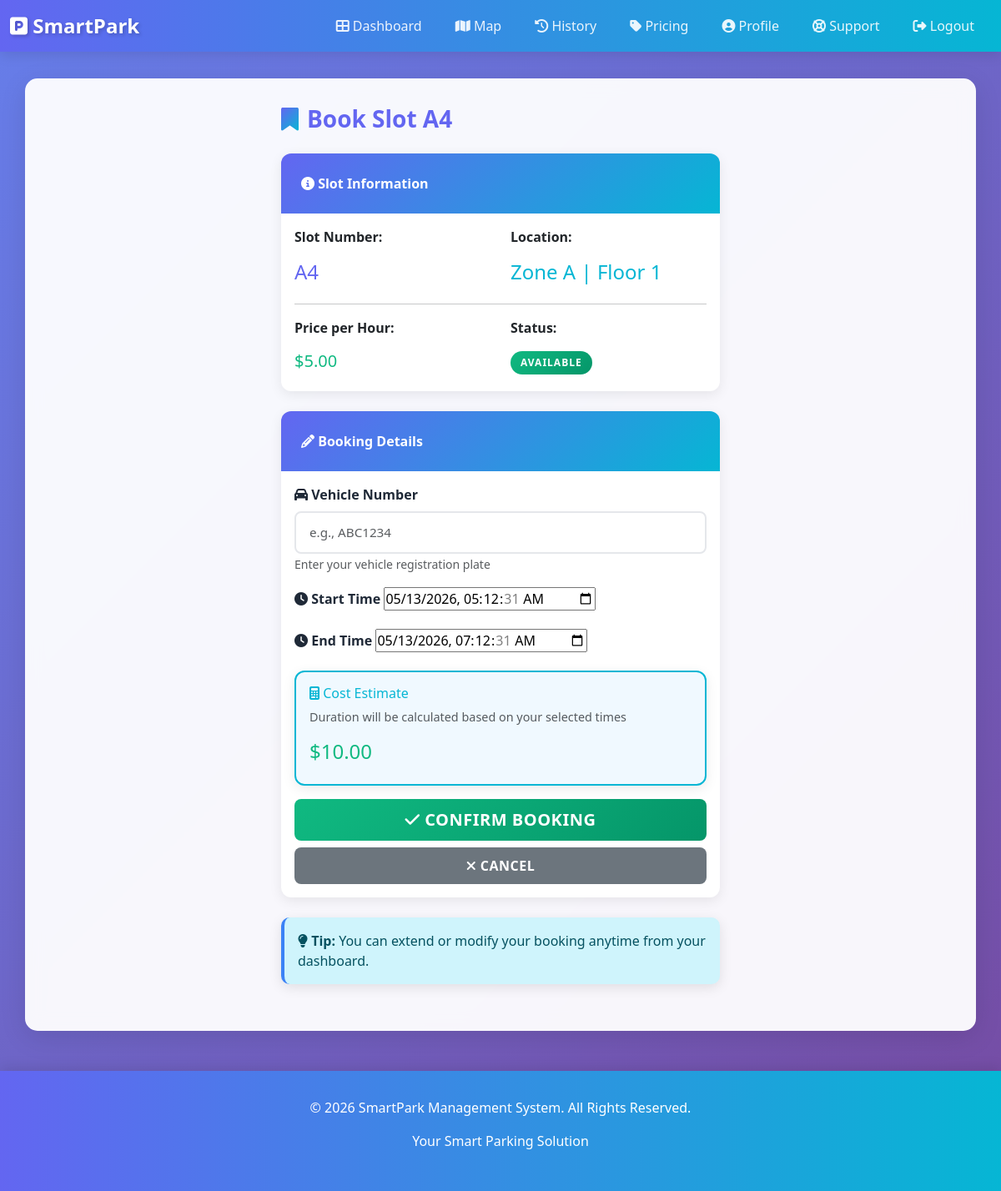
The page /book/4/ (signed in) on the database its author committed.
### parking_app/models.py (models this page shows, shortened)
class ParkingSlot(models.Model):
    ZONE_CHOICES = [
        ('A', 'Zone A'),
        ('B', 'Zone B'),
        ('C', 'Zone C'),
        ('D', 'Zone D'),
    ]
    slot_number = models.CharField(max_length=10, unique=True)
    zone = models.CharField(max_length=1, choices=ZONE_CHOICES, default='A')
    is_available = models.BooleanField(default=True)
    floor = models.IntegerField(default=1)
    price_per_hour = models.DecimalField(max_digits=5, decimal_places=2, default=5.00)
    created_at = models.DateTimeField(auto_now_add=True)
    class Meta:
        ordering = ['zone', 'floor', 'slot_number']

### parking_app/views.py (the view)
# urls.py: path('book/<int:slot_id>/', views.book_slot, name='book_slot'),
@login_required
def book_slot(request, slot_id):
    slot = get_object_or_404(ParkingSlot, id=slot_id)
    if not slot.is_available:
        messages.error(request, "Slot is not available.")
        return redirect('dashboard')
    if request.method == 'POST':
        form = BookingForm(request.POST)
        if form.is_valid():
            booking = form.save(commit=False)
            booking.user = request.user
            booking.slot = slot
            booking.status = 'active'
            hours = (booking.end_time - booking.start_time).total_seconds() / 3600
            booking.amount_paid = float(slot.price_per_hour) * max(1, hours)
            booking.save()
            slot.is_available = False
            slot.save()
            messages.success(request, f"Slot {slot.slot_number} booked successfully!")
            return redirect('booking_detail', booking_id=booking.id)
    else:
        form = BookingForm()
        form.fields['start_time'].initial = timezone.now()
        form.fields['end_time'].initial = timezone.now() + timedelta(hours=2)
    return render(request, 'booking.html', {'slot': slot, 'form': form})

### parking_app/views.py
class BookingForm(forms.ModelForm):
    class Meta:
        model = Booking
        fields = ['vehicle_number', 'start_time', 'end_time']
        widgets = {
            'start_time': forms.DateTimeInput(attrs={'type': 'datetime-local'}),
            'end_time': forms.DateTimeInput(attrs={'type': 'datetime-local'}),
        }

### templates/booking.html (shortened to what this page needs)
{% extends 'base.html' %}
{% block content %}
<div class="row justify-content-center">
    <div class="col-lg-6">
        <h2 class="section-title mb-4">
            <i class="fas fa-bookmark"></i> Book Slot {{ slot.slot_number }}
        </h2>
        <div class="card mb-4">
            <div class="card-header">
                <i class="fas fa-info-circle"></i> Slot Information
            </div>
            <div class="card-body">
                <div class="row">
                    <div class="col-md-6">
                        <p><strong>Slot Number:</strong></p>
                        <h4 style="color: #6366f1;">{{ slot.slot_number }}</h4>
                    </div>
                    <div class="col-md-6">
                        <p><strong>Location:</strong></p>
                        <h4 style="color: #06b6d4;">Zone {{ slot.zone }} | Floor {{ slot.floor }}</h4>
                    </div>
                </div>
                <hr>
                <div class="row">
                    <div class="col-md-6">
                        <p><strong>Price per Hour:</strong></p>
                        <h5 style="color: #10b981;">${{ slot.price_per_hour }}</h5>
                    </div>
                    <div class="col-md-6">
                        <p><strong>Status:</strong></p>
                        <span class="badge badge-success">AVAILABLE</span>
                    </div>
                </div>
            </div>
        </div>
        <div class="card">
            <div class="card-header">
                <i class="fas fa-pencil"></i> Booking Details
            </div>
            <div class="card-body">
                <form method="post">
                    <div class="mb-3">
                        <label for="vehicle_number" class="form-label">
                            <i class="fas fa-car"></i> Vehicle Number
                        </label>
                        <input type="text" class="form-control" id="vehicle_number" name="vehicle_number"
                               placeholder="e.g., ABC1234" required maxlength="20">
                        <small class="text-muted">Enter your vehicle registration plate</small>
                    </div>
                    <div class="mb-3">
                        <label for="start_time" class="form-label">
                            <i class="fas fa-clock"></i> Start Time
                        </label>
                        {{ form.start_time }}
                    </div>
                    <div class="mb-3">
                        <label for="end_time" class="form-label">
                            <i class="fas fa-clock"></i> End Time
                        </label>
                        {{ form.end_time }}
                    </div>
                    <div class="card mb-3" style="background: #f0f9ff; border: 2px solid #06b6d4;">
                        <div class="card-body">
                            <h6 style="color: #06b6d4;"><i class="fas fa-calculator"></i> Cost Estimate</h6>
                            <p class="text-muted" style="font-size: 0.9rem;">Duration will be calculated based on your selected times</p>
                            <h4 id="estimated_cost" style="color: #10b981;">Calculating...</h4>
                        </div>
                    </div>
                    <div class="d-grid gap-2">
                        <button type="submit" class="btn btn-success btn-lg">
                            <i class="fas fa-check"></i> Confirm Booking
                        </button>
                        <a href="{% url 'dashboard' %}" class="btn btn-secondary">
                            <i class="fas fa-times"></i> Cancel
                        </a>
                    </div>
                </form>
            </div>
        </div>
        <div class="alert alert-info mt-4" style="border-left: 4px solid #3b82f6;">
            <i class="fas fa-lightbulb"></i>
            <strong>Tip:</strong> You can extend or modify your booking anytime from your dashboard.
        </div>
    </div>
</div>
{% endblock %}

### templates/base.html (style rules this page uses)
:root { --primary: #6366f1; --secondary: #06b6d4; --success: #10b981; --danger: #ef4444; --warning: #f59e0b; --info: #3b82f6; --dark: #1f2937; --light: #f3f4f6; }
* { margin: 0; padding: 0; box-sizing: border-box; }
body { font-family: 'Segoe UI', Tahoma, Geneva, Verdana, sans-serif; background: linear-gradient(135deg, #667eea 0%, #764ba2 100%); min-height: 100vh; background-attachment: fixed; }
.alert { border: none; border-radius: 10px; margin-bottom: 1.5rem; box-shadow: 0 4px 15px rgba(0,0,0,0.1); }
.btn { border: none; border-radius: 8px; font-weight: 600; padding: 10px 24px; transition: all 0.3s ease; text-transform: uppercase; letter-spacing: 0.5px; }
.btn-success { background: linear-gradient(135deg, #10b981 0%, #059669 100%); }
.card { border: none; border-radius: 12px; box-shadow: 0 4px 15px rgba(0,0,0,0.08); transition: all 0.3s ease; overflow: hidden; background: white; }
.card-header { background: linear-gradient(135deg, var(--primary) 0%, var(--secondary) 100%); color: white; border: none; font-weight: 600; padding: 1.5rem; }
.badge { padding: 8px 12px; border-radius: 20px; font-weight: 600; text-transform: uppercase; font-size: 0.75rem; letter-spacing: 1px; }
.badge-success { background: linear-gradient(135deg, #10b981 0%, #059669 100%); color: white; }
.form-control, .form-select { border-radius: 8px; border: 2px solid #e5e7eb; padding: 12px 16px; transition: all 0.3s ease; font-size: 0.95rem; }
.form-label { font-weight: 600; color: var(--dark); margin-bottom: 8px; }
.section-title { color: var(--primary); font-weight: 700; font-size: 1.75rem; margin-bottom: 1.5rem; display: flex; align-items: center; gap: 10px; }
.section-title i { background: linear-gradient(135deg, var(--primary) 0%, var(--secondary) 100%); -webkit-background-clip: text; -webkit-text-fill-color: transparent; background-clip: text; }

### rows shown on the page
ParkingSlot: slot_number "A4", zone "A", floor "1", price_per_hour "5.00"
